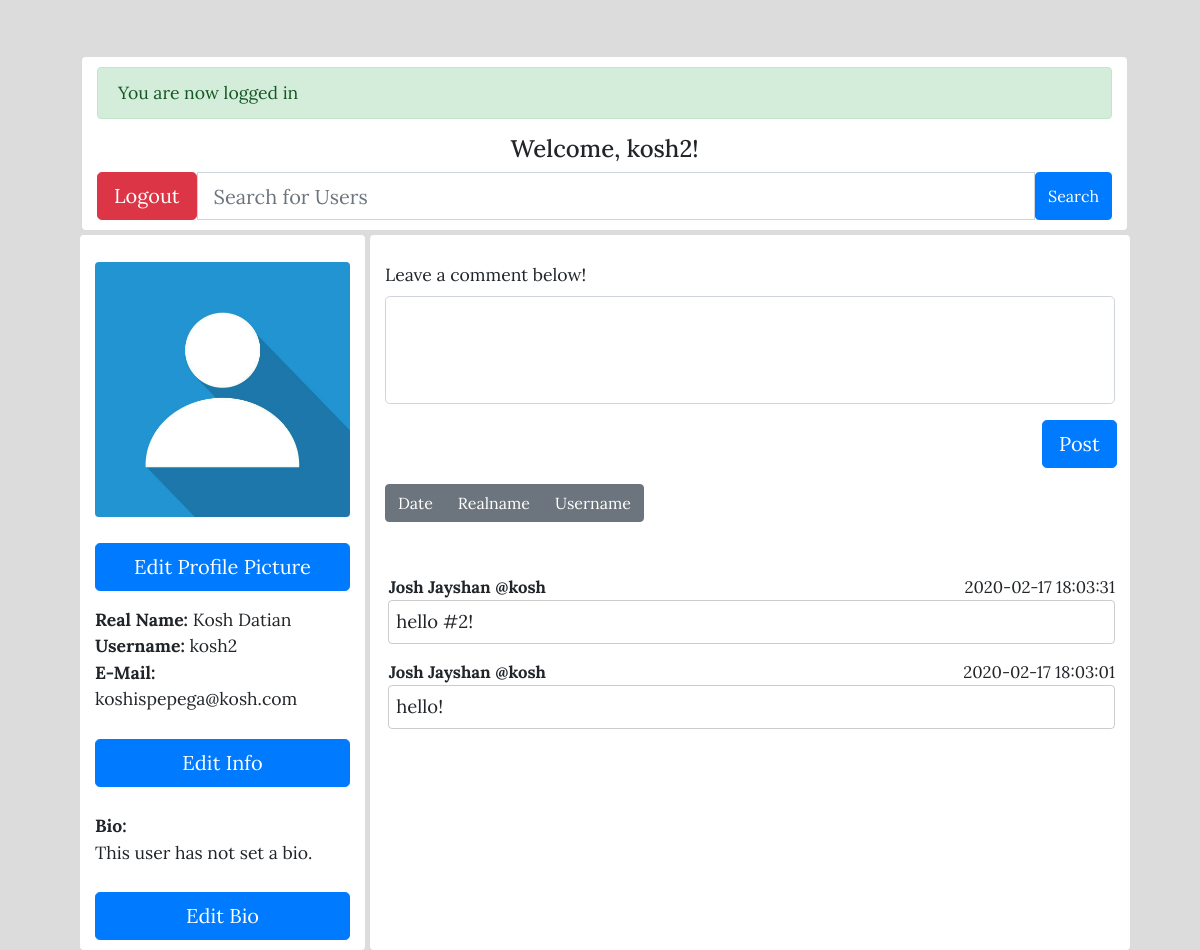
Screenshot of /index.php?profile=kosh2 (signed in) with the database file from the repository.
### tables this page shows
CREATE TABLE `user_info` (
  `id` int(16) NOT NULL,
  `realname` varchar(200) NOT NULL,
  `username` varchar(200) NOT NULL,
  `pfp` varchar(2000) NOT NULL,
  `bio` text NOT NULL,
  `email` varchar(200) NOT NULL,
  `password` varchar(255) NOT NULL
);

CREATE TABLE `comments` (
  `id` int(11) NOT NULL,
  `postinguserid` varchar(200) NOT NULL,
  `postingusername` varchar(200) NOT NULL,
  `postingrealname` varchar(200) NOT NULL,
  `receivinguserid` varchar(200) NOT NULL,
  `date` datetime NOT NULL,
  `commenttext` text NOT NULL
);

### profile.php (called while the page is built, shortened)
<?php
require_once 'controllers/authcontroller.php';
$searcherrors = array();
if (isset($_GET['profile'])) {
    $usernamesearch = $_GET['profile'];
    if (!empty($usernamesearch)) {
        if (count($searcherrors) === 0 and !empty($usernamesearch)) {
            $result2 = mysqli_query($conn, "SELECT * FROM user_info WHERE username ='$usernamesearch'");
            $user2 = $result2->fetch_assoc();
            $user2id = $user2['id'];
        } else {
            $defaultusername = $_SESSION['username'];
            $result2 = mysqli_query($conn, "SELECT * FROM user_info WHERE username ='$defaultusername'");
            $user2 = $result2->fetch_assoc();
            $user2id = $_SESSION['id'];
        }
    } else {
        $searcherrors['username-search'] = "The username search field cannot be empty.";
        $defaultusername = $_SESSION['username'];
        $result2 = mysqli_query($conn, "SELECT * FROM user_info WHERE username ='$defaultusername'");
        $user2 = $result2->fetch_assoc();
        $user2id = $_SESSION['id'];
    }
    if (isset($_POST['sort'])) {
        $sorttype = $_POST['sort'];
        $_SESSION['sort'] = $sorttype;
        $sortingtype = $_SESSION['sort'];
        if ($sortingtype == "date") {
            $commentresults = mysqli_query($conn, "SELECT * FROM comments WHERE receivinguserid ='$user2id' ORDER BY $sortingtype DESC");
        }
        else {
            $commentresults = mysqli_query($conn, "SELECT * FROM comments WHERE receivinguserid ='$user2id' ORDER BY $sortingtype ASC");
        }
    }else{
        $sortingtype = $_SESSION['sort'];
        $commentresults = mysqli_query($conn, "SELECT * FROM comments WHERE receivinguserid ='$user2id' ORDER BY $sortingtype DESC");
    }
}

### controllers/comments.php (called while the page is built, shortened)
<?php
require 'config/db.php';
require 'profile.php';

### index.php (the view, shortened to what this page needs)
<?php require 'profile.php'; ?>
<?php require 'controllers/comments.php'; ?>
<!DOCTYPE html>
<html lang="en">
<head>
    <link rel="stylesheet" href="https://stackpath.bootstrapcdn.com/bootstrap/4.4.1/css/bootstrap.min.css">
    <link rel="stylesheet" href="style.css">
</head>
<body>
    <div class="container">
        <div class="row">
            <div class="col-sm-11 rounded" style="padding-top: 10px; padding-bottom: 10px; margin-top: 5%; margin-left: 52px; margin-right: 5px; margin-bottom:5px; background-color: white;">
                <?php if (isset($_SESSION['message'])) : ?>
                    <div class="alert <?php echo $_SESSION['alert-class']; ?>">
                        <?php
                        echo $_SESSION['message'];
                        ?>
                    </div>
                <?php endif; ?>
                <form action="index.php" method="GET">
                    <h4 align="center"> Welcome, <?php echo $_SESSION['username']; ?>!</h6>
                        <div class="input-group">
                            <a href="index.php?logout=1" class="btn btn-danger btn-lg">Logout</a>
                            <input type="text" name="profile" placeholder="Search for Users" class="form-control form-control-lg">
                            <button type="submit" class="btn btn-primary">Search</button>
                        </div>
                </form>
            </div>
        </div>
    </div>
    <div class="container">
        <div class="row">
            <div class="col-lg-3 rounded" style="padding-bottom: 10px; margin-left: 50px; margin-right: 5px; background-color: white;">
                <br>
                <img src="<?php echo $user2['pfp']; ?>" class="img-fluid rounded mx-auto d-block" width="256" height="256"> <br>
                <?php if ($_SESSION['username'] === $user2['username']) : ?>
                    <div class="form-group">
                        <form action=editpfp.php>
                            <button type="submit" class="btn btn-primary btn-block btn-lg">Edit Profile Picture</button>
                        </form>
                    </div>
                <?php endif ?>
                <b> Real Name: </b><?php echo $user2['realname']; ?><br>
                <b> Username: </b><?php echo $user2['username']; ?><br>
                <b> E-Mail: </b><?php echo $user2['email']; ?><br>
                <?php if ($_SESSION['username'] === $user2['username']) : ?>
                    <form action=editinfo.php>
                    <br>
                        <button type="submit" class="align-self-end btn btn-lg btn-block btn-primary" style="margin-top: auto;">Edit Info</button>
                    </form>
                <?php endif ?>
                <br>
                <b> Bio: </b><br>
                <?php echo $user2['bio'] ?>
                <br>
                <?php if ($_SESSION['username'] === $user2['username']) : ?>
                    <form action=editprofile.php>
                    <br>
                        <button type="submit" class="align-self-end btn btn-lg btn-block btn-primary" style="margin-top: auto;">Edit Bio</button>
                    </form>
                <?php endif ?>
            </div>
            <div class="col-lg-8 rounded" style="background-color: white;">
                <br>
                <form action=<?php echo "index.php?profile=" . $user2['username']; ?> method="POST">
                    <div class="form-group">
                        <label for="comment-post">Leave a comment below!</label>
                        <textarea class="form-control form-control-lg" name="comment-post" rows="3"></textarea>
                    </div>
                    <div class="form-group">
                        <button type="submit" name="comment-post-btn" class="btn btn-primary btn-lg" style="margin-left: 90%;">Post</button>
                    </div>
                </form>
                <form action=<?php echo "index.php?profile=" . $user2['username']; ?> method="POST">
                <div class="btn-group btn-group-toggle" data-toggle="buttons">
                        <button type="submit" name="sort" value="date" class="btn btn-secondary"> Date
                        <button type="submit" name="sort" value="postingrealname" class="btn btn-secondary"> Realname
                        <button type="submit" name="sort" value="postingusername" class="btn btn-secondary"> Username
                </div>
                </form>
                <br><br>
                <?php foreach ($commentresults as $commentresult) : ?>
                    <?php
                    $commentposterrealname = $commentresult['postingrealname'];
                    $commentposterusername = $commentresult['postingusername'];
                    ?>
                    <div style="padding-left:0.5%; font-size: 0.95em;"> <b> <?php echo $commentposterrealname ?> @<?php echo $commentposterusername ?> </b>
                        <p class="alignright"> <?php echo $commentresult['date'] ?> </p>
                    </div>
                    <div class="form-group rounded" style="border: 1px solid #0003; margin-left:3px; font-size: 1.05em;">
                        <div style="margin:1%;"><?php echo $commentresult['commenttext']; ?>
                        </div>
                    </div>
                <?php endforeach; ?>
                <br>
                <br>
            </div>
</body>
</html>

### style.css (style rules this page uses)
body { background-color: Gainsboro; font-size: 1.1em; font-family: 'Lora', serif; }
textarea { resize: none; }
.alignright { float: right; }

### rows the page displays
user_info: pfp (picture), realname "Kosh Datian", username "kosh2", email "koshispepega@kosh.com", bio "This user has not set a bio."
comments: postingrealname "Josh Jayshan", postingusername "kosh", date "2020-02-17 18:03:31", commenttext "hello #2!"
comments: postingrealname "Josh Jayshan", postingusername "kosh", date "2020-02-17 18:03:01", commenttext "hello!"

### other values shown
$_SESSION['message'] "You are now logged in"
$_SESSION['username'] "kosh2"
